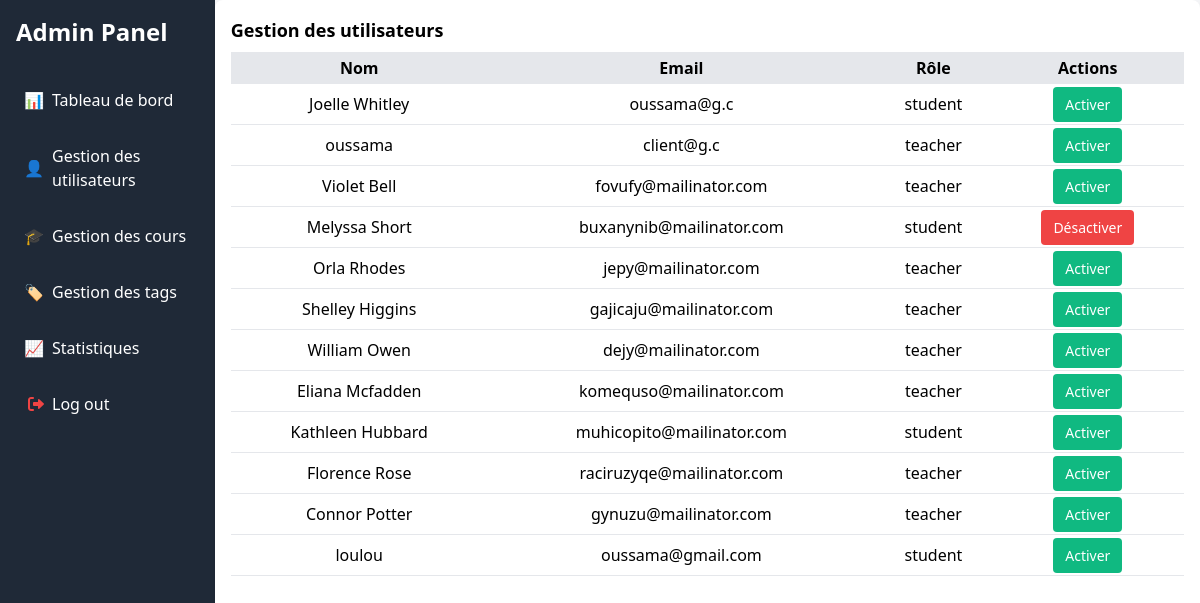
Page /dashboard/userGestion.php (signed in) on the committed database.
### tables this page shows
CREATE TABLE `users` (
  `user_id` int NOT NULL,
  `username` varchar(255) NOT NULL,
  `email` varchar(255) NOT NULL,
  `password_hash` varchar(255) NOT NULL,
  `role` enum('student','teacher','admin') NOT NULL,
  `created_at` timestamp NULL DEFAULT CURRENT_TIMESTAMP,
  `updated_at` timestamp NULL DEFAULT CURRENT_TIMESTAMP ON UPDATE CURRENT_TIMESTAMP,
  `status` enum('active','pending','inactive') DEFAULT 'active'
);

### classes/userRepo.php (the view, shortened to what this page needs)
<?php
class UserRepo{
    public function displayUsers(){
        $conn = Database::getConnection();
        $stmt = $conn->prepare("SELECT * FROM users where role != 'admin' AND status != 'pending'");
        $stmt->execute();
        $users = $stmt->fetchAll();
        foreach($users as $user){
            echo "<tr class='border-b text-center'>";
                echo  "<td class='p-1'>".$user['username']."</td>";
                echo "<td class='p-1'>".$user['email']."</td>";
                echo "<td class='p-1'>".$user['role']."</td>";
                echo "<td class='p-2'>";
                if($user['status']=='active'){
                    echo "<a href='../dashboard/usergestion.php?id=".$user['user_id']."' class='bg-green-500 text-white px-3 py-2 rounded text-sm cursor-pointer'>Activer</a>";
                }else{
                    echo "<a href='../dashboard/usergestion.php?id=".$user['user_id']."' class='bg-red-500 text-white px-3 py-2 rounded text-sm cursor-pointer'>Désactiver</a>";
                }
                echo "</td></tr>";
        }
    }
}
?>

### rows in the picture
users: username "Joelle Whitley", email "oussama@g.c", role "student"
users: username "oussama", email "client@g.c", role "teacher"
users: username "Violet Bell", email "fovufy@mailinator.com", role "teacher"
users: username "Melyssa Short", email "buxanynib@mailinator.com", role "student"
users: username "Orla Rhodes", email "jepy@mailinator.com", role "teacher"
users: username "Shelley Higgins", email "gajicaju@mailinator.com", role "teacher"
users: username "William Owen", email "dejy@mailinator.com", role "teacher"
users: username "Eliana Mcfadden", email "komequso@mailinator.com", role "teacher"
users: username "Kathleen Hubbard", email "muhicopito@mailinator.com", role "student"
users: username "Florence Rose", email "raciruzyqe@mailinator.com", role "teacher"
users: username "Connor Potter", email "gynuzu@mailinator.com", role "teacher"
users: username "loulou", email "oussama@gmail.com", role "student"
